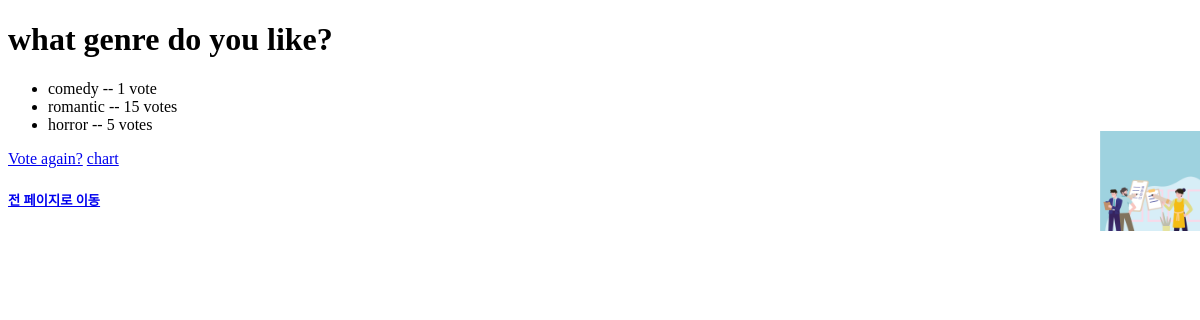
Page /3/results/ on the earlier database version.
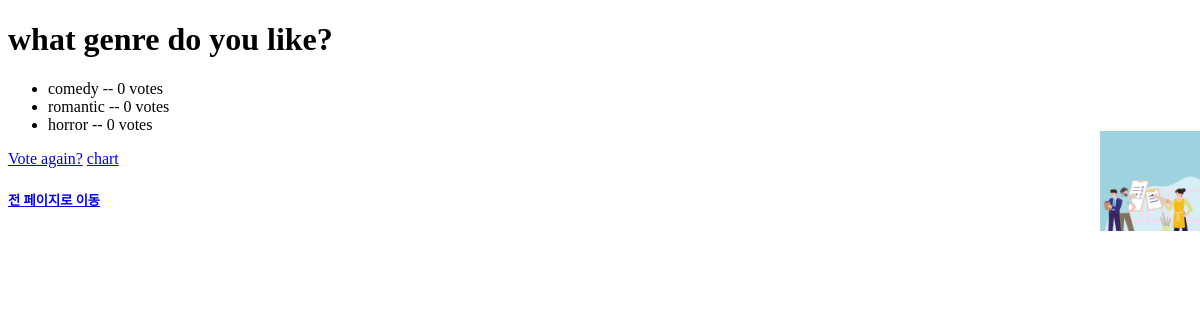
Same page on the later database version.
### poll/models.py (models this page shows, shortened)
class Question(models.Model):
    question_text = models.CharField(max_length=200)
    pub_date = models.DateTimeField('date published')
    def was_published_recently(self):
        return self.pub_date >= timezone.now() -datetime.timedelta(days=1)
    was_published_recently.admin_order_field = 'pub_date'
    was_published_recently.boolean = True
    was_published_recently.short_description = 'published recently?'

class Choice(models.Model):
    question = models.ForeignKey(Question, on_delete=models.CASCADE)
    choice_text = models.CharField(max_length=200)
    votes = models.IntegerField(default=0)

### poll/views.py (the view)
# urls.py: path('<int:pk>/results/', views.ResultsView.as_view(), name='results'),
class ResultsView(generic.DetailView):
    model = Question
    template_name = 'poll/results.html'

### poll/templates/poll/results.html (shortened to what this page needs)
<!DOCTYPE html>
<html lang="en">
<head>
    {% load static %}
     <link rel="stylesheet" type="text/css" href="{% static 'poll/style.css' %}">
</head>
<body>
<h1>{{question.question_text}}</h1>
<ul>
  {% for choice in question.choice_set.all %}
  <li>{{choice.choice_text}} -- {{choice.votes}} vote{{choice.votes|pluralize}}</li>
  {% endfor %}
</ul>
<a href="{% url 'detail' question.id %}">Vote again?</a>
<a href="{% url 'chart' question.id %}">chart</a>
<h5><a href="/poll/">전 페이지로 이동</a></h5>
</body>
</body>
</html>

### poll/static/poll/style.css (style rules this page uses)
body { background:white url("image/background.png") no-repeat; background-position:right bottom; background-size : 100px 100px }

Differences in the rows shown:
changed Choice "comedy": votes "1" → "0"
changed Choice "romantic": votes "15" → "0"
changed Choice "horror": votes "5" → "0"
